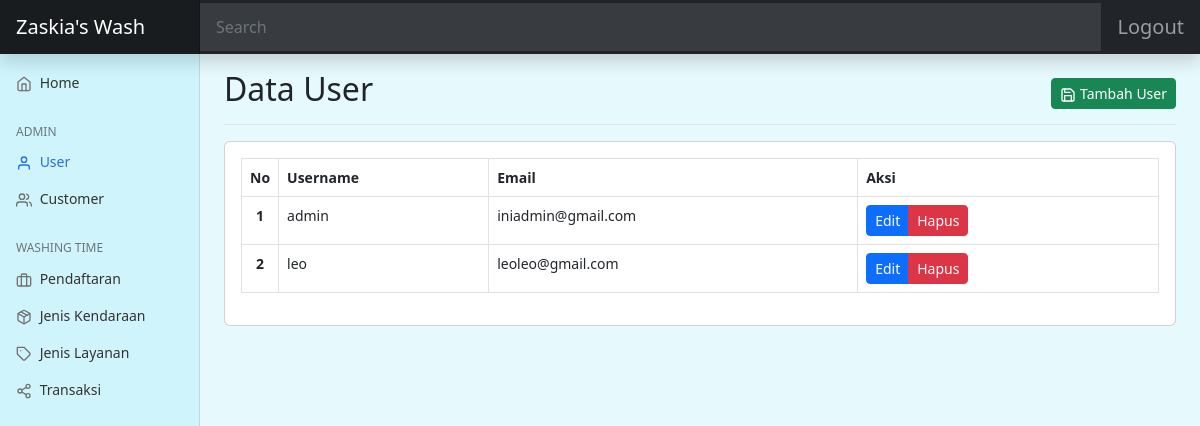
/dashboard/index.php?hal=user (signed in), run on an earlier commit of the app's database.
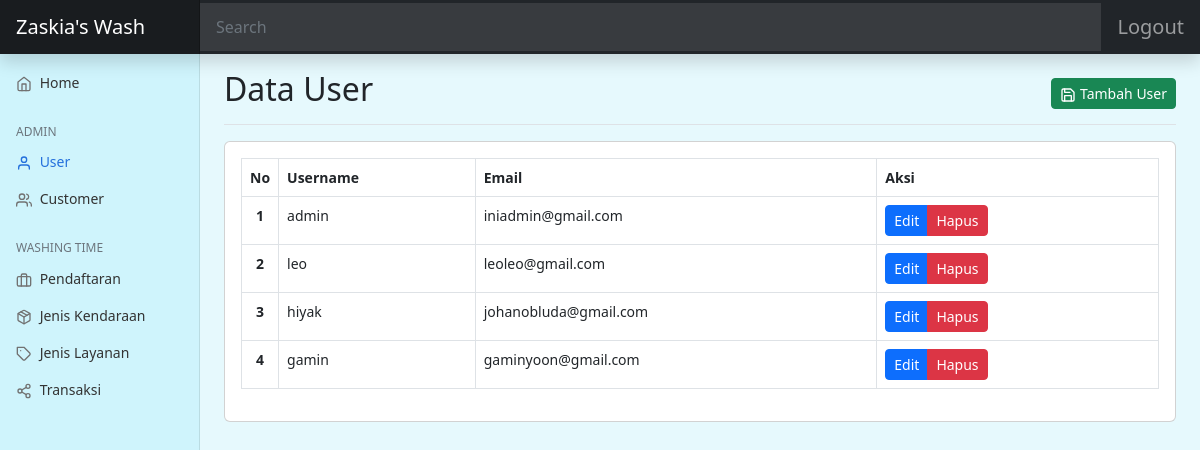
And on a later commit of the database.
### tables this page shows
CREATE TABLE `user` (
  `iduser` int(11) NOT NULL,
  `username` varchar(50) NOT NULL,
  `email` varchar(255) NOT NULL,
  `password` varchar(255) NOT NULL
);

### dashboard/user/index.php (the view, shortened to what this page needs)
<?php
include('../connectDB/koneksi.php');
$sql = "SELECT * FROM user";
$result = mysqli_query($conn, $sql);
?>
<div class="d-flex justify-content-between flex-wrap flex-md-nowrap align-items-center pt-3 pb-2 mb-3 border-bottom">
    <h1 class="h2">Data User</h1>
    <div class="btn-toolbar mb-2 mb-md-0">
        <a href="index.php?hal=user-create" class="btn btn-sm btn-success">
        <span data-feather="save" class="align-text-bottom"></span>
            Tambah User
        </a>
    </div>
</div>
<div class="card">
    <div class="card-body">
        <table class="table table-hover table-bordered">
            <thead>
                <tr>
                    <th scope="col" width='15'>No</th>
                    <th scope="col">Username</th>
                    <th scope="col">Email</th>
                    <th scope="col">Aksi</th>
                </tr>
            </thead>
            <tbody>
                <tr>
                <?php
                    if (mysqli_num_rows($result) > 0) {
                        $nmr = 1;
                        while ($row = mysqli_fetch_assoc($result)) { ?>
                            <th scope="row" class="text-center"><?= $nmr; ?></th>
                            <td>
                                <?= $row['username']; ?>
                            </td>
                            <td>
                                <?= $row['email']; ?>
                            </td>
                            <td>
                                <div class="btn-group me-2">
                                    <a href="index.php?hal=user-edit&id=<?= $row['iduser']; ?>&user=<?= $row['username']; ?>&email=<?= $row['email']; ?>&password=<?= $row['password']; ?>" class="btn btn-sm btn-primary">Edit</a>
                                    <button class="btn btn-sm btn-danger" onclick="(hapus('<?= $row['username']; ?>'))">Hapus</button>
                                </div>
                            </td>
                </tr>
                <?php
                        $nmr++;
                        }
                    } else {
                        echo "0 results";
                    }
                    ?>
            </tbody>
        </table>
    </div>
</div>

### dashboard/index.php (shortened to what this page needs)
<?php
if (isset($_GET['hal'])) {
  $halaman = $_GET['hal'];
}
?>
<!doctype html>
<html lang="en">
<head>
  <link href="../assets/dist/css/bootstrap.min.css" rel="stylesheet">
  <link href="css/dashboard.css" rel="stylesheet">
</head>
<body class="bg-info bg-opacity-10 ">
  <header class="navbar navbar-dark sticky-top bg-dark flex-md-nowrap p-0 shadow">
    <a class="navbar-brand col-md-3 col-lg-2 me-0 px-3 fs-9" href="#">Zaskia's Wash</a>
    <input class="form-control form-control-dark w-100 rounded-0 border-0" type="text" placeholder="Search"
      aria-label="Search">
    <div class="navbar-nav">
      <div class="nav-item text-nowrap">
        <a class="nav-link px-3 fs-5" href="logout.php">Logout</a>
      </div>
    </div>
  </header>
  <div class="container-fluid">
    <div class="row">
      <nav id="sidebarMenu" class="col-md-3 col-lg-2 d-md-block bg-info bg-opacity-10 sidebar collapse">
        <div class="position-sticky pt-3 sidebar-sticky">
          <ul class="nav flex-column">
            <li class="nav-item">
              <a class="nav-link <?= $halaman == 'dashboard' ? 'active' : ''; ?> " aria-current="page"
                href="index.php?hal=dashboard">
                <span data-feather="home" class="align-text-bottom"></span>
                Home
              </a>
              <h6
                class="sidebar-heading d-flex justify-content-between align-items-center px-3 mt-4 mb-1 text-muted text-uppercase">
                <span>Admin</span>
              </h6>
            </li>
            <li class="nav-item">
              <a class="nav-link <?= explode('-', $halaman)[0] == 'user' ? 'active' : ''; ?> "
                href="index.php?hal=user">
                <span data-feather="user" class="align-text-bottom"></span>
                User
              </a>
            </li>
            <li class="nav-item">
              <a class="nav-link <?= explode('-', $halaman)[0] == 'customer' ? 'active' : ''; ?> "
                href="index.php?hal=customer">
                <span data-feather="users" class="align-text-bottom"></span>
                Customer
              </a>
            </li>
          </ul>
          <h6
            class="sidebar-heading d-flex justify-content-between align-items-center px-3 mt-4 mb-1 text-muted text-uppercase">
            <span>WASHING TIME</span>
          </h6>
          <ul class="nav flex-column mb-2">
            <li class="nav-item">
              <a class="nav-link <?= explode('-', $halaman)[0] == 'pendaftaran' ? 'active' : ''; ?> "
                href="index.php?hal=pendaftaran">
                <span data-feather="briefcase" class="align-text-bottom"></span>
                Pendaftaran
              </a>
            </li>
            <li class="nav-item">
              <a class="nav-link <?= explode('-', $halaman)[0] == 'jkendaraan' ? 'active' : ''; ?> "
                href="index.php?hal=jkendaraan">
                <span data-feather="package" class="align-text-bottom"></span>
                Jenis Kendaraan
              </a>
            </li>
            <li class="nav-item">
              <a class="nav-link <?= explode('-', $halaman)[0] == 'layanan' ? 'active' : ''; ?> "
                href="index.php?hal=layanan">
                <span data-feather="tag" class="align-text-bottom"></span>
                Jenis Layanan
              </a>
            </li>
            <li class="nav-item">
              <a class="nav-link <?= explode('-', $halaman)[0] == 'transaksi' ? 'active' : ''; ?> "
                href="index.php?hal=transaksi">
                <span data-feather="share-2" class="align-text-bottom"></span>
                Transaksi
              </a>
            </li>
          </ul>
        </div>
      </nav>
      <main class="col-md-9 ms-sm-auto col-lg-10 px-md-4">
        <?php
        if (isset($_GET['hal'])) {
          $halaman = $_GET['hal'];
          switch ($halaman) {
            case 'user':
              include('user/index.php');
              break;
          }
        } else {
          include('dashboard.php');
        }
        ?>
      </main>
    </div>
  </div>
</body>
</html>

### dashboard/css/dashboard.css (style rules this page uses)
body { font-size: .875rem; }
.feather { width: 16px; height: 16px; }
.sidebar { position: fixed; top: 0; bottom: 0; left: 0; z-index: 100; padding: 48px 0 0; box-shadow: inset -1px 0 0 rgba(0, 0, 0, .1); }
.sidebar-sticky { height: calc(100vh - 48px); overflow-x: hidden; overflow-y: auto; }
.sidebar .nav-link { font-weight: 500; color: #333; }
.sidebar .nav-link .feather { margin-right: 4px; color: #727272; }
.sidebar .nav-link.active { color: #2470dc; }
.sidebar .nav-link:hover .feather, .sidebar .nav-link.active .feather { color: inherit; }
.sidebar-heading { font-size: .75rem; }
.navbar-brand { padding-top: .75rem; padding-bottom: .75rem; background-color: rgba(0, 0, 0, .25); box-shadow: inset -1px 0 0 rgba(0, 0, 0, .25); }
.navbar .form-control { padding: .75rem 1rem; }
.form-control-dark { color: #fff; background-color: rgba(255, 255, 255, .1); border-color: rgba(255, 255, 255, .1); }

What changed in the data, as far as the page shows it:
added user: username "hiyak", email "johanobluda@gmail.com"
added user: username "gamin", email "gaminyoon@gmail.com"
